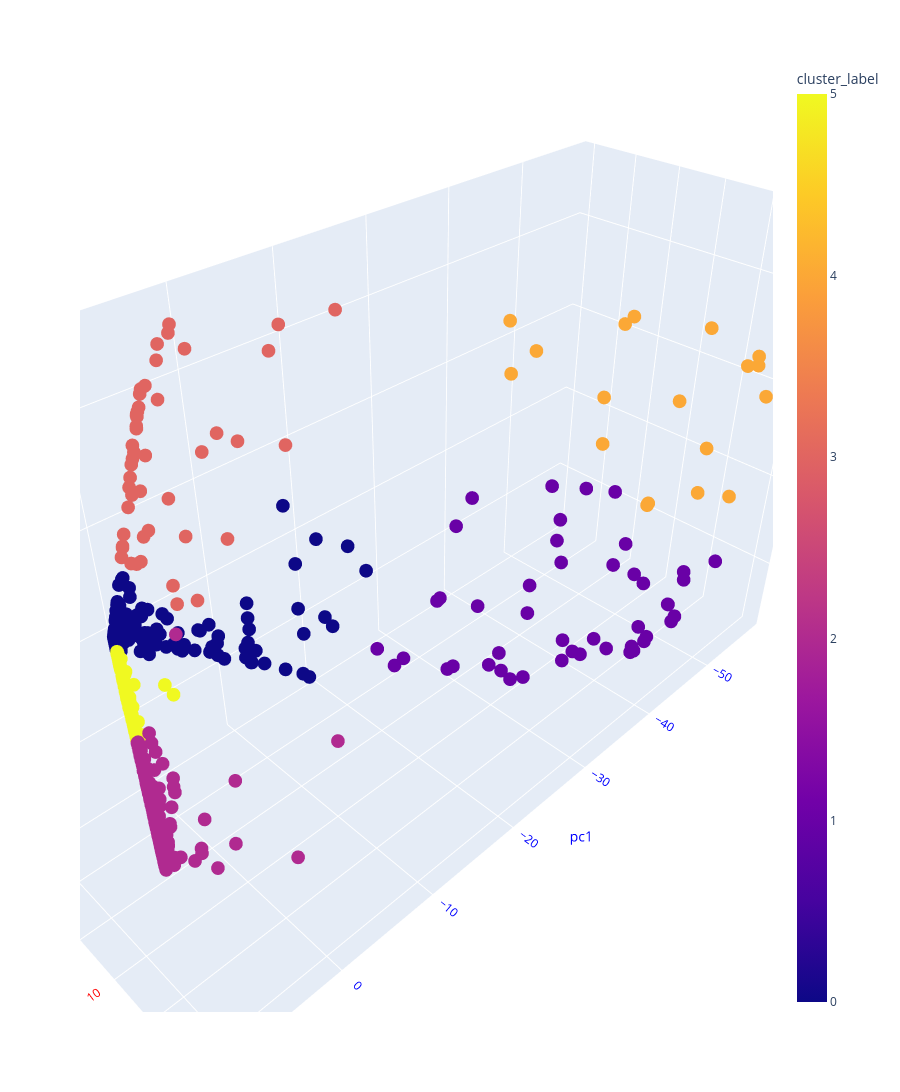

Source (notebook cell):
### Code cell
import plotly.express as px
fig = px.scatter_3d(pca_pd, x='pc1', y='pc2', z='pc3', color='cluster_label', height = 1200)

fig.update_scenes(xaxis_title_font_color="blue",
                  xaxis_tickfont_color="blue",
                  yaxis_title_font_color="red",
                  yaxis_tickfont_color="red",  
                  zaxis_title_font_color="green",
                  zaxis_tickfont_color="green",)
fig.show()

### Figure 1 — Plotly figure (JSON) as saved in the notebook; plotly's stock layout.template omitted (floating-point values rounded to 4 significant figures; data arrays with more than 128 entries replaced by an {"elided": "..."} marker saying what was removed)
{"data": [{"hovertemplate": "pc1=%{x}<br>pc2=%{y}<br>pc3=%{z}<br>cluster_label=%{marker.color}<extra></extra>", "legendgroup": "", "marker": {"color": {"elided": "1796 int values"}, "coloraxis": "coloraxis", "symbol": "circle"}, "mode": "markers", "name": "", "scene": "scene", "showlegend": false, "type": "scatter3d", "x": {"elided": "1796 float values"}, "y": {"elided": "1796 float values"}, "z": {"elided": "1796 float values"}}], "layout": {"coloraxis": {"colorbar": {"title": {"text": "cluster_label"}}, "colorscale": [[0, "#0d0887"], [0.1111, "#46039f"], [0.2222, "#7201a8"], [0.3333, "#9c179e"], [0.4444, "#bd3786"], [0.5556, "#d8576b"], [0.6667, "#ed7953"], [0.7778, "#fb9f3a"], [0.8889, "#fdca26"], [1, "#f0f921"]]}, "height": 1200, "legend": {"tracegroupgap": 0}, "margin": {"t": 60}, "scene": {"domain": {"x": [0, 1], "y": [0, 1]}, "xaxis": {"tickfont": {"color": "blue"}, "title": {"font": {"color": "blue"}, "text": "pc1"}}, "yaxis": {"tickfont": {"color": "red"}, "title": {"font": {"color": "red"}, "text": "pc2"}}, "zaxis": {"tickfont": {"color": "green"}, "title": {"font": {"color": "green"}, "text": "pc3"}}}}}
